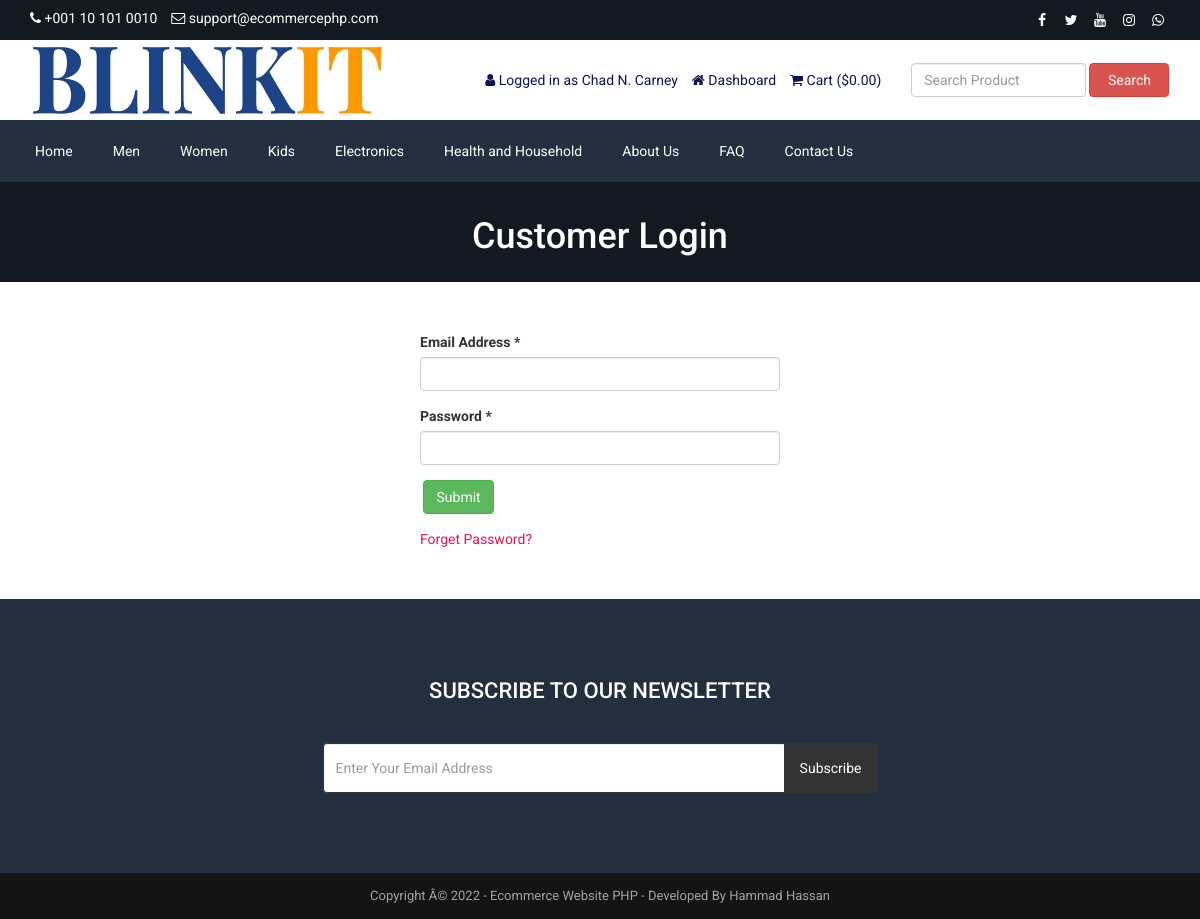
Page /login.php (signed in) on the committed database.
### tables this page shows
CREATE TABLE `tbl_settings` (
  `id` int(11) NOT NULL,
  `logo` varchar(255) NOT NULL,
  `favicon` varchar(255) NOT NULL,
  `footer_about` text NOT NULL,
  `footer_copyright` text NOT NULL,
  `contact_address` text NOT NULL,
  `contact_email` varchar(255) NOT NULL,
  `contact_phone` varchar(255) NOT NULL,
  `contact_fax` varchar(255) NOT NULL,
  `contact_map_iframe` text NOT NULL,
  `receive_email` varchar(255) NOT NULL,
  `receive_email_subject` varchar(255) NOT NULL,
  `receive_email_thank_you_message` text NOT NULL,
  `forget_password_message` text NOT NULL,
  `total_recent_post_footer` int(10) NOT NULL,
  `total_popular_post_footer` int(10) NOT NULL,
  `total_recent_post_sidebar` int(11) NOT NULL,
  `total_popular_post_sidebar` int(11) NOT NULL,
  `total_featured_product_home` int(11) NOT NULL,
  `total_latest_product_home` int(11) NOT NULL,
  `total_popular_product_home` int(11) NOT NULL,
  `meta_title_home` text NOT NULL,
  `meta_keyword_home` text NOT NULL,
  `meta_description_home` text NOT NULL,
  `banner_login` varchar(255) NOT NULL,
  `banner_registration` varchar(255) NOT NULL,
  `banner_forget_password` varchar(255) NOT NULL,
  `banner_reset_password` varchar(255) NOT NULL,
  `banner_search` varchar(255) NOT NULL,
  `banner_cart` varchar(255) NOT NULL,
  `banner_checkout` varchar(255) NOT NULL,
  `banner_product_category` varchar(255) NOT NULL,
  `banner_blog` varchar(255) NOT NULL,
  `cta_title` varchar(255) NOT NULL,
  `cta_content` text NOT NULL,
  `cta_read_more_text` varchar(255) NOT NULL,
  `cta_read_more_url` varchar(255) NOT NULL,
  `cta_photo` varchar(255) NOT NULL,
  `featured_product_title` varchar(255) NOT NULL,
  `featured_product_subtitle` varchar(255) NOT NULL,
  `latest_product_title` varchar(255) NOT NULL,
  `latest_product_subtitle` varchar(255) NOT NULL,
  `popular_product_title` varchar(255) NOT NULL,
  `popular_product_subtitle` varchar(255) NOT NULL,
  `testimonial_title` varchar(255) NOT NULL,
  `testimonial_subtitle` varchar(255) NOT NULL,
  `testimonial_photo` varchar(255) NOT NULL,
  `blog_title` varchar(255) NOT NULL,
  `blog_subtitle` varchar(255) NOT NULL,
  `newsletter_text` text NOT NULL,
  `paypal_email` varchar(255) NOT NULL,
  `stripe_public_key` varchar(255) NOT NULL,
  `stripe_secret_key` varchar(255) NOT NULL,
  `bank_detail` text NOT NULL,
  `before_head` text NOT NULL,
  `after_body` text NOT NULL,
  `before_body` text NOT NULL,
  `home_service_on_off` int(11) NOT NULL,
  `home_welcome_on_off` int(11) NOT NULL,
  `home_featured_product_on_off` int(11) NOT NULL,
  `home_latest_product_on_off` int(11) NOT NULL,
  `home_popular_product_on_off` int(11) NOT NULL,
  `home_testimonial_on_off` int(11) NOT NULL,
  `home_blog_on_off` int(11) NOT NULL,
  `newsletter_on_off` int(11) NOT NULL,
  `ads_above_welcome_on_off` int(1) NOT NULL,
  `ads_above_featured_product_on_off` int(1) NOT NULL,
  `ads_above_latest_product_on_off` int(1) NOT NULL,
  `ads_above_popular_product_on_off` int(1) NOT NULL,
  `ads_above_testimonial_on_off` int(1) NOT NULL,
  `ads_category_sidebar_on_off` int(1) NOT NULL
);

CREATE TABLE `tbl_social` (
  `social_id` int(11) NOT NULL,
  `social_name` varchar(30) NOT NULL,
  `social_url` varchar(255) NOT NULL,
  `social_icon` varchar(30) NOT NULL
);

CREATE TABLE `tbl_top_category` (
  `tcat_id` int(11) NOT NULL,
  `tcat_name` varchar(255) NOT NULL,
  `show_on_menu` int(1) NOT NULL
);

CREATE TABLE `tbl_page` (
  `id` int(11) NOT NULL,
  `about_title` varchar(255) NOT NULL,
  `about_content` text NOT NULL,
  `about_banner` varchar(255) NOT NULL,
  `about_meta_title` varchar(255) NOT NULL,
  `about_meta_keyword` text NOT NULL,
  `about_meta_description` text NOT NULL,
  `faq_title` varchar(255) NOT NULL,
  `faq_banner` varchar(255) NOT NULL,
  `faq_meta_title` varchar(255) NOT NULL,
  `faq_meta_keyword` text NOT NULL,
  `faq_meta_description` text NOT NULL,
  `blog_title` varchar(255) NOT NULL,
  `blog_banner` varchar(255) NOT NULL,
  `blog_meta_title` varchar(255) NOT NULL,
  `blog_meta_keyword` text NOT NULL,
  `blog_meta_description` text NOT NULL,
  `contact_title` varchar(255) NOT NULL,
  `contact_banner` varchar(255) NOT NULL,
  `contact_meta_title` varchar(255) NOT NULL,
  `contact_meta_keyword` text NOT NULL,
  `contact_meta_description` text NOT NULL,
  `pgallery_title` varchar(255) NOT NULL,
  `pgallery_banner` varchar(255) NOT NULL,
  `pgallery_meta_title` varchar(255) NOT NULL,
  `pgallery_meta_keyword` text NOT NULL,
  `pgallery_meta_description` text NOT NULL,
  `vgallery_title` varchar(255) NOT NULL,
  `vgallery_banner` varchar(255) NOT NULL,
  `vgallery_meta_title` varchar(255) NOT NULL,
  `vgallery_meta_keyword` text NOT NULL,
  `vgallery_meta_description` text NOT NULL
);

### login.php (the view, shortened to what this page needs)
<?php require_once('header.php'); ?>
<?php
$statement = $pdo->prepare("SELECT * FROM tbl_settings WHERE id=1");
$statement->execute();
$result = $statement->fetchAll(PDO::FETCH_ASSOC);
foreach ($result as $row) {
    $banner_login = $row['banner_login'];
}
?>
<div class="page-banner" style="background-color:#444;background-image: url(assets/uploads/<?php echo $banner_login; ?>);">
    <div class="inner">
        <h1><?php echo LANG_VALUE_10; ?></h1>
    </div>
</div>
<div class="page">
    <div class="container">
        <div class="row">
            <div class="col-md-12">
                <div class="user-content">
                    <form action="" method="post">
                        <div class="row">
                            <div class="col-md-4"></div>
                            <div class="col-md-4">
                                <div class="form-group">
                                    <label for=""><?php echo LANG_VALUE_94; ?> *</label>
                                    <input type="email" class="form-control" name="cust_email">
                                </div>
                                <div class="form-group">
                                    <label for=""><?php echo LANG_VALUE_96; ?> *</label>
                                    <input type="password" class="form-control" name="cust_password">
                                </div>
                                <div class="form-group">
                                    <input type="submit" class="btn btn-success" value="<?php echo LANG_VALUE_4; ?>" name="form1">
                                </div>
                                <a href="forget-password.php" style="color:#e4144d;"><?php echo LANG_VALUE_97; ?>?</a>
                            </div>
                        </div>
                    </form>
                </div>
            </div>
        </div>
    </div>
</div>
<?php require_once('footer.php'); ?>

### header.php (shortened to what this page needs)
<?php
include("admin/inc/config.php");
$statement = $pdo->prepare("SELECT * FROM tbl_settings WHERE id=1");
$statement->execute();
$result = $statement->fetchAll(PDO::FETCH_ASSOC);
foreach ($result as $row)
{
	$contact_email = $row['contact_email'];
	$contact_phone = $row['contact_phone'];
}
?>
<!DOCTYPE html>
<html lang="en">
<head>
	<link rel="stylesheet" href="assets/css/bootstrap.min.css">
	<link rel="stylesheet" href="assets/css/font-awesome.min.css">
	<link rel="stylesheet" href="assets/css/owl.carousel.min.css">
	<link rel="stylesheet" href="assets/css/owl.theme.default.min.css">
	<link rel="stylesheet" href="assets/css/jquery.bxslider.min.css">
    <link rel="stylesheet" href="assets/css/magnific-popup.css">
    <link rel="stylesheet" href="assets/css/rating.css">
	<link rel="stylesheet" href="assets/css/spacing.css">
	<link rel="stylesheet" href="assets/css/bootstrap-touch-slider.css">
	<link rel="stylesheet" href="assets/css/animate.min.css">
	<link rel="stylesheet" href="assets/css/tree-menu.css">
	<link rel="stylesheet" href="assets/css/select2.min.css">
	<link rel="stylesheet" href="assets/css/main.css">
	<link rel="stylesheet" href="assets/css/responsive.css">
	<?php
	$statement = $pdo->prepare("SELECT * FROM tbl_page WHERE id=1");
	$statement->execute();
	$result = $statement->fetchAll(PDO::FETCH_ASSOC);
		?>
</head>
<body>
<div class="top">
	<div class="container">
		<div class="row">
			<div class="col-md-6 col-sm-6 col-xs-12">
				<div class="left">
					<ul>
						<li><i class="fa fa-phone"></i> <?php echo $contact_phone; ?></li>
						<li><i class="fa fa-envelope-o"></i> <?php echo $contact_email; ?></li>
					</ul>
				</div>
			</div>
			<div class="col-md-6 col-sm-6 col-xs-12">
				<div class="right">
					<ul>
						<?php
						$statement = $pdo->prepare("SELECT * FROM tbl_social");
						$statement->execute();
						$result = $statement->fetchAll(PDO::FETCH_ASSOC);
						foreach ($result as $row) {
							?>
							<?php if($row['social_url'] != ''): ?>
							<li><a href="<?php echo $row['social_url']; ?>"><i class="<?php echo $row['social_icon']; ?>"></i></a></li>
							<?php endif; ?>
							<?php
						}
						?>
					</ul>
				</div>
			</div>
		</div>
	</div>
</div>
<div class="header">
	<div class="container">
		<div class="row inner">
			<div class="col-md-4 logo">
				<img src="logo1.jpeg" alt="logo image">
			</div>
			<div class="col-md-5 right">
				<ul>
					<?php
					if(isset($_SESSION['customer'])) {
						?>
						<li><i class="fa fa-user"></i> <?php echo LANG_VALUE_13; ?> <?php echo $_SESSION['customer']['cust_name']; ?></li>
						<li><a href="dashboard.php"><i class="fa fa-home"></i> <?php echo LANG_VALUE_89; ?></a></li>
						<?php
					} else {
						?>
						<li><a href="login.php"><i class="fa fa-sign-in"></i> <?php echo LANG_VALUE_9; ?></a></li>
						<li><a href="registration.php"><i class="fa fa-user-plus"></i> <?php echo LANG_VALUE_15; ?></a></li>
						<?php
					}
					?>
					<li><a href="cart.php"><i class="fa fa-shopping-cart"></i> <?php echo LANG_VALUE_18; ?> (<?php echo LANG_VALUE_1; ?><?php
					if(isset($_SESSION['cart_p_id'])) {
						$table_total_price = 0;
						$i=0;
	                    foreach($_SESSION['cart_p_qty'] as $key => $value)
	                    {
	                        $i++;
	                        $arr_cart_p_qty[$i] = $value;
	                    }                    $i=0;
	                    foreach($_SESSION['cart_p_current_price'] as $key => $value)
	                    {
	                        $i++;
	                        $arr_cart_p_current_price[$i] = $value;
	                    }
	                    for($i=1;$i<=count($arr_cart_p_qty);$i++) {
	                    	$row_total_price = $arr_cart_p_current_price[$i]*$arr_cart_p_qty[$i];
	                        $table_total_price = $table_total_price + $row_total_price;
	                    }
						echo $table_total_price;
					} else {
						echo '0.00';
					}
					?>)</a></li>
				</ul>
			</div>
			<div class="col-md-3 search-area">
				<form class="navbar-form navbar-left" role="search" action="search-result.php" method="get">
					<div class="form-group">
						<input type="text" class="form-control search-top" placeholder="<?php echo LANG_VALUE_2; ?>" name="search_text">
					</div>
					<button type="submit" class="btn btn-danger"><?php echo LANG_VALUE_3; ?></button>
				</form>
			</div>
		</div>
	</div>
</div>
<div class="nav">
	<div class="container">
		<div class="row">
			<div class="col-md-12 pl_0 pr_0">
				<div class="menu-container">
					<div class="menu">
						<ul>
							<li><a href="index.php">Home</a></li>
							<?php
							$statement = $pdo->prepare("SELECT * FROM tbl_top_category WHERE show_on_menu=1");
							$statement->execute();
							$result = $statement->fetchAll(PDO::FETCH_ASSOC);
							foreach ($result as $row) {
								?>
								<li><a href="product-category.php?id=<?php echo $row['tcat_id']; ?>&type=top-category"><?php echo $row['tcat_name']; ?></a>
								</li>
								<?php
							}
							?>
							<?php
							$statement = $pdo->prepare("SELECT * FROM tbl_page WHERE id=1");
							$statement->execute();
							$result = $statement->fetchAll(PDO::FETCH_ASSOC);
							foreach ($result as $row) {
								$about_title = $row['about_title'];
								$faq_title = $row['faq_title'];
								$contact_title = $row['contact_title'];
							}
							?>
							<li><a href="about.php"><?php echo $about_title; ?></a></li>
							<li><a href="faq.php"><?php echo $faq_title; ?></a></li>
							<li><a href="contact.php"><?php echo $contact_title; ?></a></li>
						</ul>
					</div>
				</div>
			</div>
		</div>
	</div>
</div>

### footer.php (shortened to what this page needs)
<?php
$statement = $pdo->prepare("SELECT * FROM tbl_settings WHERE id=1");
$statement->execute();
$result = $statement->fetchAll(PDO::FETCH_ASSOC);
foreach ($result as $row)
{
	$footer_copyright = $row['footer_copyright'];
    $newsletter_on_off = $row['newsletter_on_off'];
}
?>
<?php if($newsletter_on_off == 1): ?>
<section class="home-newsletter">
	<div class="container">
		<div class="row">
			<div class="col-md-6 col-md-offset-3">
				<div class="single">
				<form action="" method="post">
					<h2><?php echo LANG_VALUE_93; ?></h2>
					<div class="input-group">
			        	<input type="email" class="form-control" placeholder="<?php echo LANG_VALUE_95; ?>" name="email_subscribe">
			         	<span class="input-group-btn">
			         	<button class="btn btn-theme" type="submit" name="form_subscribe"><?php echo LANG_VALUE_92; ?></button>
			         	</span>
			        </div>
				</div>
			</div>
		</div>
	</div>
</section>
<?php endif; ?>
<div class="footer-bottom">
	<div class="container">
		<div class="row">
			<div class="col-md-12 copyright">
				<?php echo $footer_copyright; ?>
			</div>
		</div>
	</div>
</div>
</body>
</html>

### rows in the picture
tbl_settings: contact_phone "+001 10 101 0010", contact_email "support@ecommercephp.com", banner_login (picture), footer_copyright "Copyright Â© 2022 - Ecommerce Website PHP - Developed By Hammad Hassan"
tbl_top_category: tcat_name "Men"
tbl_top_category: tcat_name "Women"
tbl_top_category: tcat_name "Kids"
tbl_top_category: tcat_name "Electronics"
tbl_top_category: tcat_name "Health and Household"
tbl_page: about_title "About Us", faq_title "FAQ", contact_title "Contact Us"

### other values in the picture
LANG_VALUE_13 "Logged in as"
$_SESSION['customer']['cust_name'] "Chad N. Carney"
LANG_VALUE_89 "Dashboard"
LANG_VALUE_18 "Cart"
LANG_VALUE_1 "$"
LANG_VALUE_3 "Search"
LANG_VALUE_10 "Customer Login"
LANG_VALUE_94 "Email Address"
LANG_VALUE_96 "Password"
LANG_VALUE_97 "Forget Password"
LANG_VALUE_93 "SUBSCRIBE TO OUR NEWSLETTER"
LANG_VALUE_92 "Subscribe"
